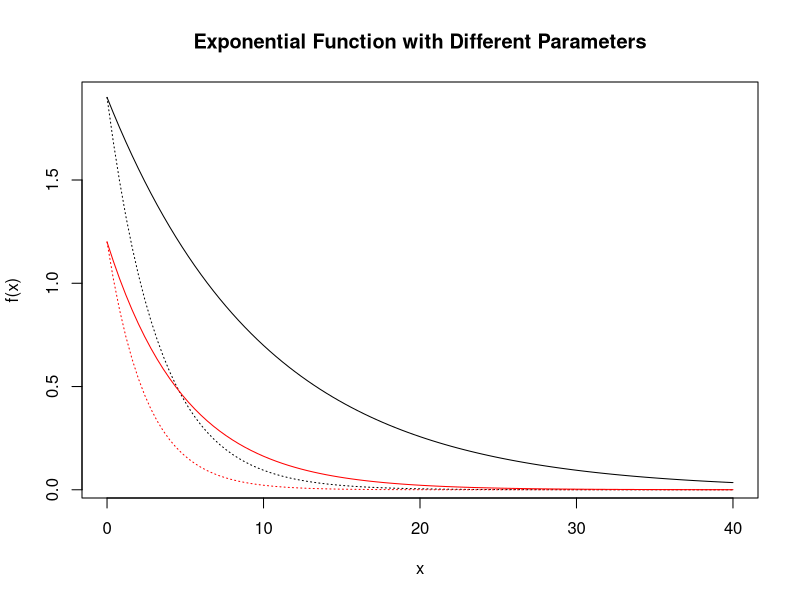

Here is the R script that generated this plot:
#Lab 5 Questions
#Question 1
library(here)
dev.off()

#4 plot different values for a and b in an exponential function
png(filename = "Lab 5 Question 1 edit")

a = 1.9
b = 0.1
exp_fun = function (x, a, b)
{
  return(a * exp(-b*x))
}
curve(
  exp_fun(x, a, b), 
  from = 0, to = 40, add = FALSE, 
  main = "Exponential Function with Different Parameters",
  ylab = "f(x)", xlab = "x",
  col= "black")

a = 1.9
b = 0.3
exp_fun = function (x, a, b)
{
  return(a * exp(-b*x))
}
curve(
  exp_fun(x, a, b), 
  from = 0, to = 40, add = TRUE, 
  main = "Exponential function",
  ylab = "f(x)", xlab = "x",
  col= "black",
  lty= 3)

a = 1.2
b = 0.2
exp_fun = function (x, a, b)
{
  return(a * exp(-b*x))
}
curve(
  exp_fun(x, a, b), 
  from = 0, to = 40, add = TRUE, 
  main = "Exponential function",
  ylab = "f(x)", xlab = "x",
  col= "red")

a = 1.2
b = 0.4
exp_fun = function (x, a, b)
{
  return(a * exp(-b*x))
}
curve(
  exp_fun(x, 1.2, 0.4), 
  from = 0, to = 40, add = TRUE, 
  main = "Exponential function",
  ylab = "f(x)", xlab = "x",
  col= "red",
  lty = 3)

dev.off()
